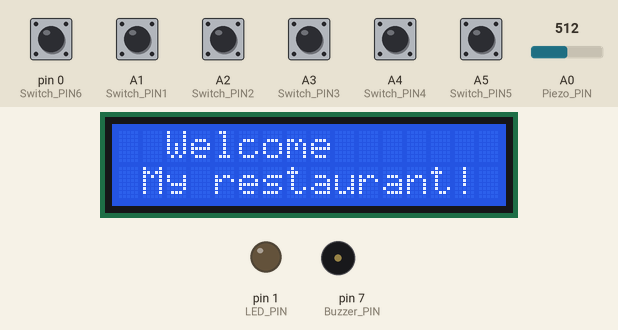
This sketch was run on a simulated Arduino Uno, built with avr-gcc and run on an emulated ATmega328P. On the bench: 16×2 character LCD, output pins drawn as LEDs (lit = HIGH), buzzer (waves = sounding, pin HIGH). Inputs (shaded band) come from the test bench; at power-on: A1 (Switch_PIN1), A2 (Switch_PIN2), A3 (Switch_PIN3), A4 (Switch_PIN4), A5 (Switch_PIN5), pin 0 (Switch_PIN6) LOW, A0 (Piezo_PIN) = 512.

Above: at 1.2 s.
1.3 s: A0 (Piezo_PIN) set to 0
11.3 s: pin 0 (Switch_PIN6) pulled HIGH for 3 s
At 11.6 s:
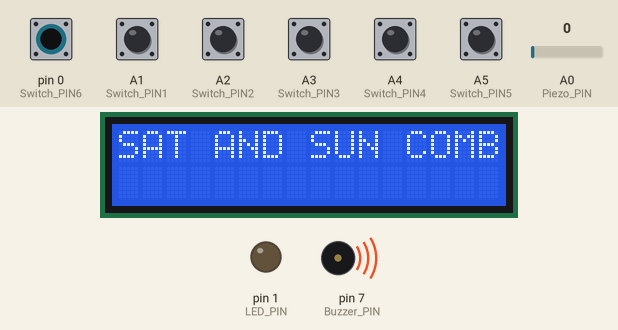
21.1 s: A1 (Switch_PIN1) pulled HIGH for 3 s
At 21.4 s:
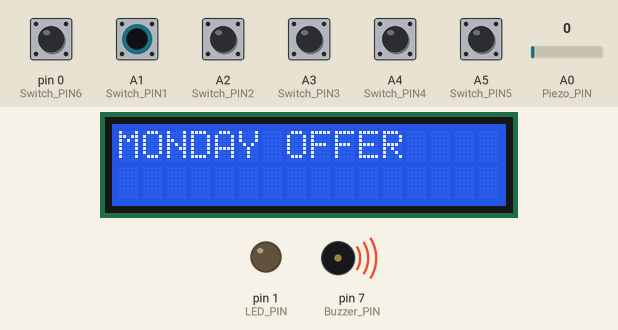
30.9 s: A2 (Switch_PIN2) pulled HIGH for 3 s
At 31.2 s:
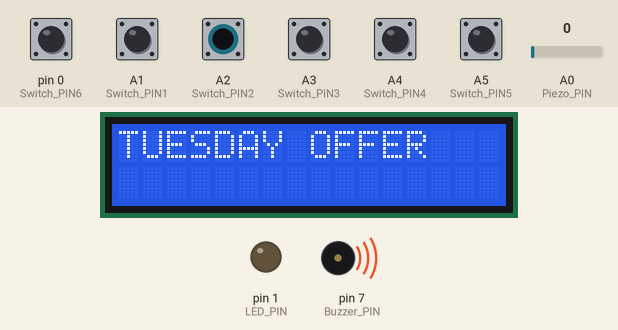
40.7 s: A3 (Switch_PIN3) pulled HIGH for 3 s
At 41.5 s:
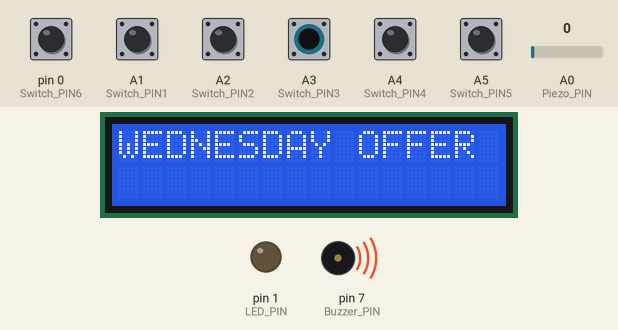
50.5 s: A4 (Switch_PIN4) pulled HIGH for 3 s
At 51.2 s:
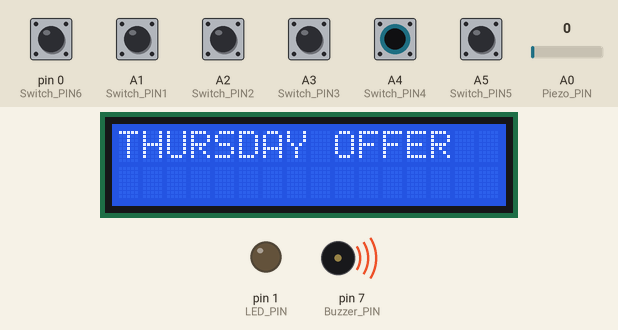
Timing chart, 0 to 59.0 s (numbered marks = the images above; inputs shaded):
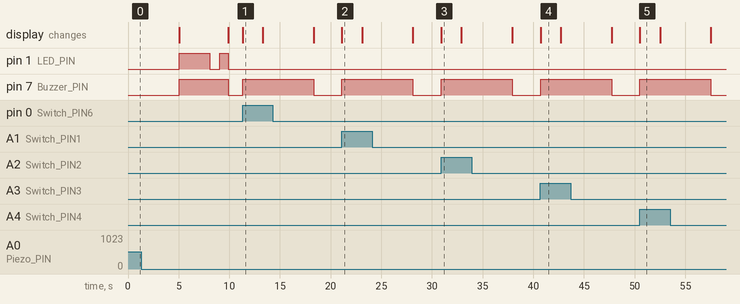

Measured:
- after the input at 11.3 s, pin 7 (Buzzer_PIN): LOW → HIGH at once, → LOW 7.0 s later; the display: changes at once (image 1)
- after the input at 21.1 s, pin 7 (Buzzer_PIN): LOW → HIGH at once, → LOW 7.0 s later; the display: changes at once (image 2)
- after the input at 30.9 s, pin 7 (Buzzer_PIN): LOW → HIGH at once, → LOW 7.0 s later; the display: changes at once (image 3)
- after the input at 40.7 s, pin 7 (Buzzer_PIN): LOW → HIGH at once, → LOW 7.0 s later; the display: changes at once (image 4)
- after the input at 50.5 s, pin 7 (Buzzer_PIN): LOW → HIGH at once, → LOW 7.0 s later; the display: changes at once (image 5)
- what the display in image 1 shows lasts 2.0 s, from 11.3 s to 13.3 s

The sketch:

mp.ino
```cpp
#include <LiquidCrystal.h>
const int rs = 12, en = 11, d4 = 5, d5 = 4, d6 = 3, d7 = 2;
LiquidCrystal lcd(rs, en, d4, d5, d6, d7);
#define Buzzer_PIN 7
#define LED_PIN 1
#define Piezo_PIN A0
#define Switch_PIN1 A1
#define Switch_PIN2 A2
#define Switch_PIN3 A3
#define Switch_PIN4 A4
#define Switch_PIN5 A5
#define Switch_PIN6 0
void setup()
 {
  lcd.begin(16, 2);
  pinMode(LED_PIN, OUTPUT);
  pinMode(Buzzer_PIN, OUTPUT);
  pinMode(Piezo_PIN, INPUT);
  pinMode(Switch_PIN1, INPUT);
  pinMode(Switch_PIN2, INPUT);
  pinMode(Switch_PIN3, INPUT);
  pinMode(Switch_PIN4, INPUT);
  pinMode(Switch_PIN5, INPUT);
  pinMode(Switch_PIN6, INPUT);
}
void loop()
{
  int piezoValue = analogRead(Piezo_PIN);
  if (piezoValue != 0)
   {
    lcd.setCursor(0, 0);
    lcd.print("  Welcome");
    lcd.setCursor(0, 1);
    lcd.print(" My restaurant! ");
    delay(5000);
    lcd.clear();
    digitalWrite(LED_PIN, HIGH);
    digitalWrite(Buzzer_PIN, HIGH);
    lcd.setCursor(0, 0);
    lcd.print("CHECK THE");
    lcd.setCursor(0, 1);
    lcd.print("HOTEL MENU");
    delay(3000);
    digitalWrite(LED_PIN, LOW);
    delay(1000);
    digitalWrite(LED_PIN, HIGH);
    delay(800);
    digitalWrite(LED_PIN, LOW);
    digitalWrite(Buzzer_PIN, LOW);
  }
  if (digitalRead(Switch_PIN1) == HIGH)
   {
    lcd.setCursor(0, 0);
    lcd.print("MONDAY OFFER");
    digitalWrite(Buzzer_PIN, HIGH);
    delay(2000);
    lcd.setCursor(0, 1);
    lcd.print("BUY ONE GET ONE");
    delay(5000);
  }
  else
   {
    digitalWrite(Buzzer_PIN, LOW);
    lcd.clear();
  }
  if (digitalRead(Switch_PIN2) == HIGH)
  {
    lcd.setCursor(0, 0);
    lcd.print("TUESDAY OFFER");
    digitalWrite(Buzzer_PIN, HIGH);
    delay(2000);
    lcd.setCursor(0, 1);
    lcd.print("20% OFF BURGERS");
    delay(5000);
  }
  else
  {
    digitalWrite(Buzzer_PIN, LOW);
    lcd.clear();
  }
  if (digitalRead(Switch_PIN3) == HIGH)
  {
    lcd.setCursor(0, 0);
    lcd.print("WEDNESDAY OFFER");
    digitalWrite(Buzzer_PIN, HIGH);
    delay(2000);
    lcd.setCursor(0, 1);
    lcd.print("FREE DESSERT");
    delay(5000);
  }
   else
    {
    digitalWrite(Buzzer_PIN, LOW);
    lcd.clear();
  }
  if (digitalRead(Switch_PIN4) == HIGH)
  {
    lcd.setCursor(0, 0);
    lcd.print("THURSDAY OFFER");
    digitalWrite(Buzzer_PIN, HIGH);
    delay(2000);
    lcd.setCursor(0, 1);
    lcd.print("BOGO BEVERAGES");
    delay(5000);
  } else
   {
    digitalWrite(Buzzer_PIN, LOW);
    lcd.clear();
  }
  if (digitalRead(Switch_PIN5) == HIGH)
  {
    lcd.setCursor(0, 0);
    lcd.print("FRIDAY OFFER");
    digitalWrite(Buzzer_PIN, HIGH);
    delay(2000);
    lcd.setCursor(0, 1);
    lcd.print("30% OFF Delivery");
    delay(5000);
  } else
  {
    digitalWrite(Buzzer_PIN, LOW);
    lcd.clear();
  }
  if (digitalRead(Switch_PIN6) == HIGH)
   {
    lcd.setCursor(0, 0);
    lcd.print("SAT AND SUN COMBO");
    digitalWrite(Buzzer_PIN, HIGH);
    delay(2000);
    lcd.setCursor(0, 1);
    lcd.print("FAMILY MEALS 25% OFF");
    delay(5000);
  }
  else
  {
    digitalWrite(Buzzer_PIN, LOW);
    lcd.clear();
  }
}
```
